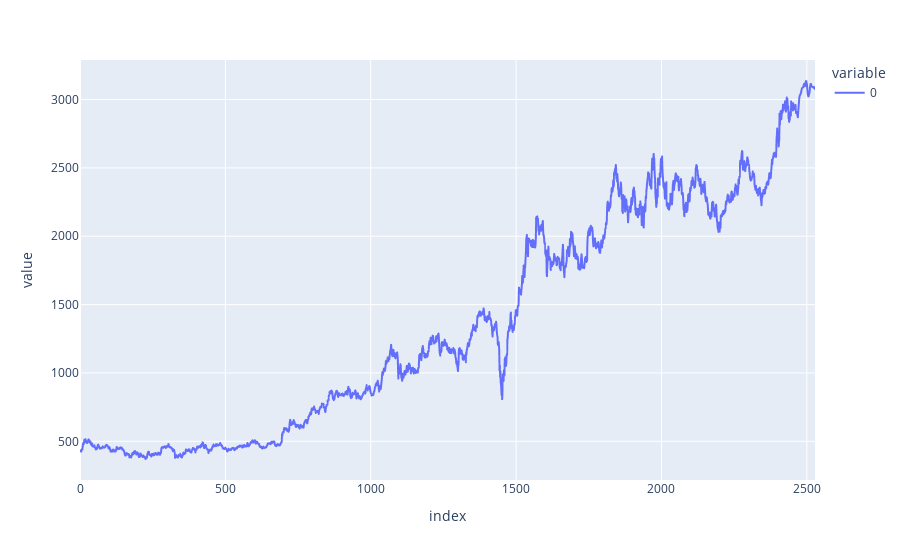

Write notebook code for a chart like this one.
### Code cell
import plotly.express as px
px.line(total)

### Figure 1 — Plotly figure (JSON) as saved in the notebook; plotly's stock layout.template omitted (floating-point values rounded to 4 significant figures; data arrays with more than 128 entries replaced by an {"elided": "..."} marker saying what was removed)
{"data": [{"hovertemplate": "variable=0<br>index=%{x}<br>value=%{y}<extra></extra>", "legendgroup": "0", "line": {"color": "#636efa", "dash": "solid"}, "marker": {"symbol": "circle"}, "mode": "lines", "name": "0", "showlegend": true, "type": "scattergl", "x": {"elided": "2529 int values"}, "xaxis": "x", "y": {"elided": "2529 float values"}, "yaxis": "y"}], "layout": {"legend": {"title": {"text": "variable"}, "tracegroupgap": 0}, "margin": {"t": 60}, "xaxis": {"anchor": "y", "domain": [0, 1], "title": {"text": "index"}}, "yaxis": {"anchor": "x", "domain": [0, 1], "title": {"text": "value"}}}}
